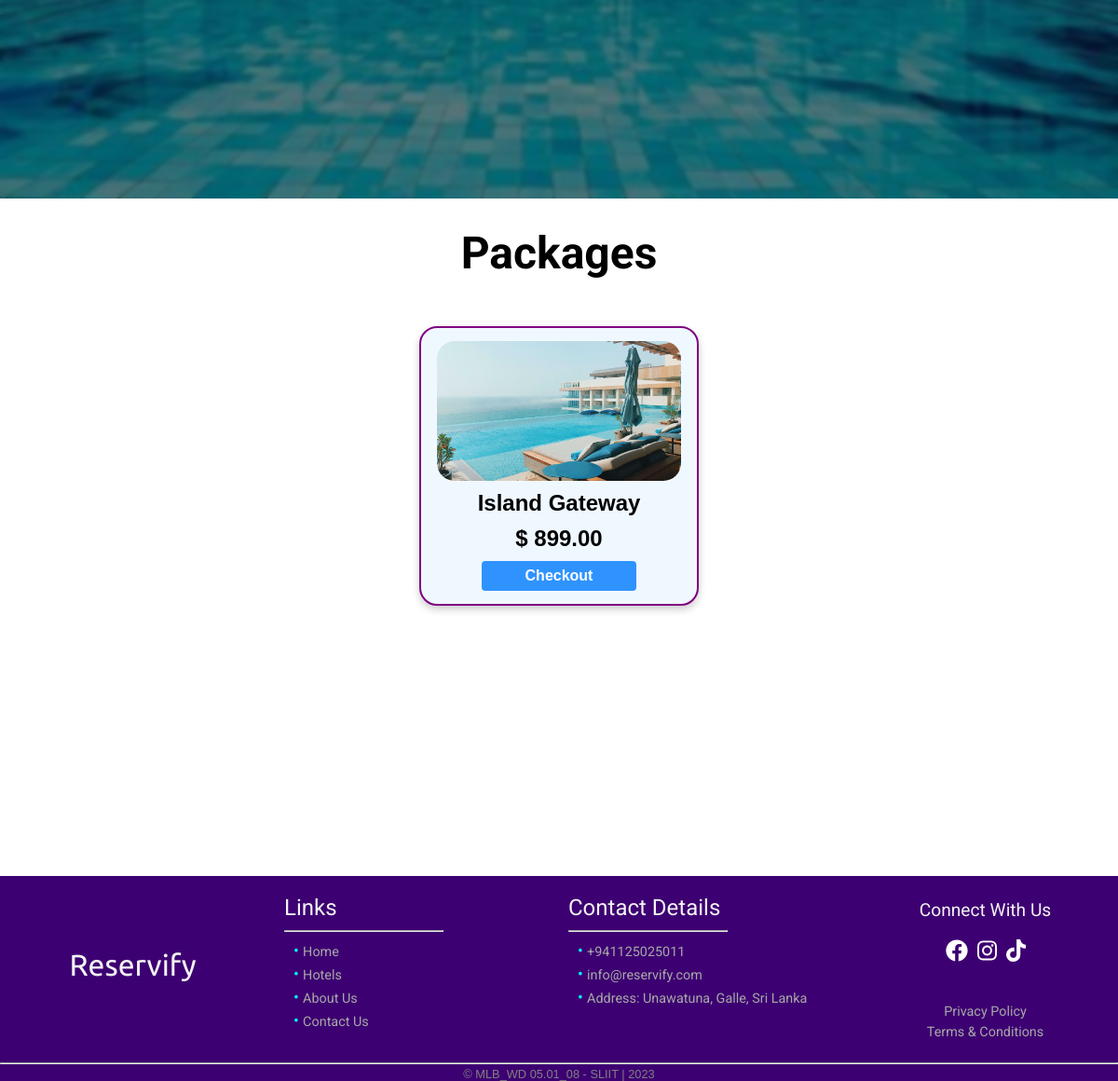
Page /booking.php?hotel=10 (lower part) on the earlier database version.
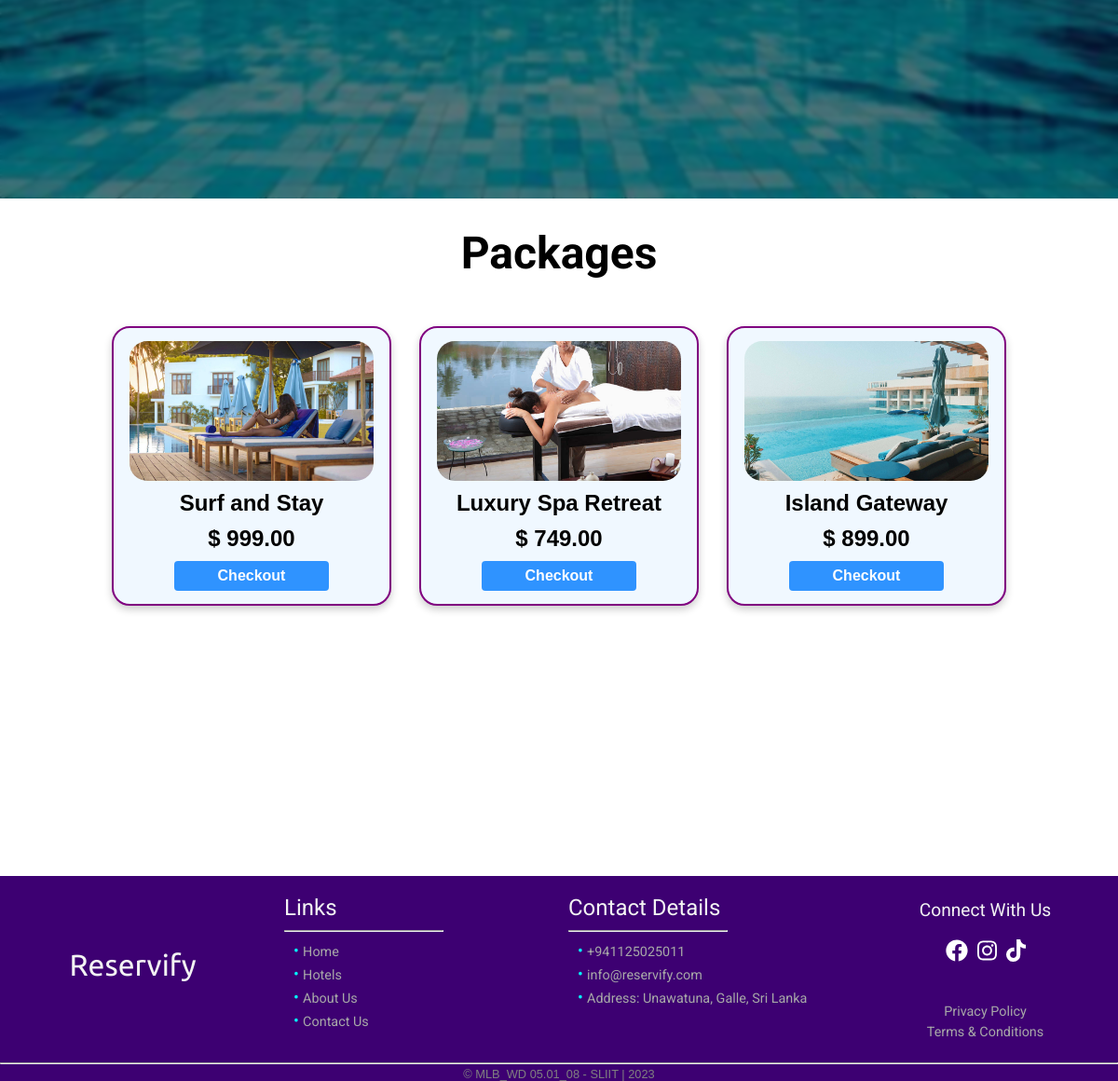
Same page on the later database version.
### tables this page shows
CREATE TABLE `package` (
  `package_id` int(11) NOT NULL,
  `package_name` varchar(100) NOT NULL,
  `price` decimal(10,2) NOT NULL,
  `hotel_id` int(11) NOT NULL,
  `image` varchar(100) DEFAULT 'null.jpeg'
);

### booking.php (the view, shortened to what this page needs)
<?php
require_once './conn.php';
if (isset($_GET['hotel'])) {
    $Hotel = $_GET['hotel'];
} else {
    echo
    "<script>
        alert('Hotel Not Available');
        window.location.href='./book.php';
        </script>";
}
?>
<!DOCTYPE html>
<html lang="en">
<head>
    <link rel="stylesheet" href="css/reset.css">
    <link rel="stylesheet" href="css/booking.css">
</head>
<?php include "./partials/header.php" ?>
<body>
    <div class="conMain">
        <div class="main-overlay">
        </div>
    </div>
    <div class="title">
        <h1>Packages</h1>
    </div>
    <div class="packages">
        <?php
        $query = "SELECT * FROM `package` WHERE hotel_id='$Hotel';";
        $result = mysqli_query($conn, $query);
        if ($result) {
            while ($row = mysqli_fetch_assoc($result)) {
                $pkgid = $row['package_id'];
                $pkgname = $row['package_name'];
                $pkgimg = $row['image'];
                $price = $row['price'];
                echo '<div class="card">';
                echo '<img src="./assets/package/' . $pkgimg . '" alt="hotel">';
                echo '<h1>' . $pkgname . '</h1>';
                echo '<h2>$ ' . $price . '</h2>';
                echo '<button onclick="location.href=\'./checkout.php?hotel=' . $Hotel . '&pkg=' . $pkgid . '\'" type="button">Checkout</button>';
                echo '</div>';
            }
        }
        ?>
    </div>
</body>
<?php include "./partials/footer.php" ?>
</html>

Differences in the rows shown:
added package: image (picture), package_name "Surf and Stay", price "999.00"
added package: image (picture), package_name "Luxury Spa Retreat", price "749.00"
